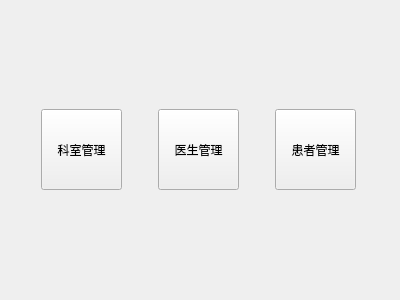
<?xml version="1.0" encoding="UTF-8"?>
<ui version="4.0">
 <class>WelcomeVIew</class>
 <widget class="QWidget" name="WelcomeVIew">
  <property name="geometry">
   <rect>
    <x>0</x>
    <y>0</y>
    <width>400</width>
    <height>300</height>
   </rect>
  </property>
  <property name="windowTitle">
   <string>欢迎</string>
  </property>
  <layout class="QGridLayout" name="gridLayout">
   <item row="0" column="0">
    <widget class="QPushButton" name="btDepartment">
     <property name="sizePolicy">
      <sizepolicy hsizetype="Fixed" vsizetype="Fixed">
       <horstretch>0</horstretch>
       <verstretch>0</verstretch>
      </sizepolicy>
     </property>
     <property name="minimumSize">
      <size>
       <width>81</width>
       <height>81</height>
      </size>
     </property>
     <property name="text">
      <string>科室管理</string>
     </property>
    </widget>
   </item>
   <item row="0" column="1">
    <widget class="QPushButton" name="btDoctor">
     <property name="sizePolicy">
      <sizepolicy hsizetype="Fixed" vsizetype="Fixed">
       <horstretch>0</horstretch>
       <verstretch>0</verstretch>
      </sizepolicy>
     </property>
     <property name="minimumSize">
      <size>
       <width>81</width>
       <height>81</height>
      </size>
     </property>
     <property name="text">
      <string>医生管理</string>
     </property>
    </widget>
   </item>
   <item row="0" column="2">
    <widget class="QPushButton" name="btPatient">
     <property name="sizePolicy">
      <sizepolicy hsizetype="Fixed" vsizetype="Fixed">
       <horstretch>0</horstretch>
       <verstretch>0</verstretch>
      </sizepolicy>
     </property>
     <property name="minimumSize">
      <size>
       <width>81</width>
       <height>81</height>
      </size>
     </property>
     <property name="text">
      <string>患者管理</string>
     </property>
    </widget>
   </item>
  </layout>
 </widget>
 <resources/>
 <connections/>
</ui>
